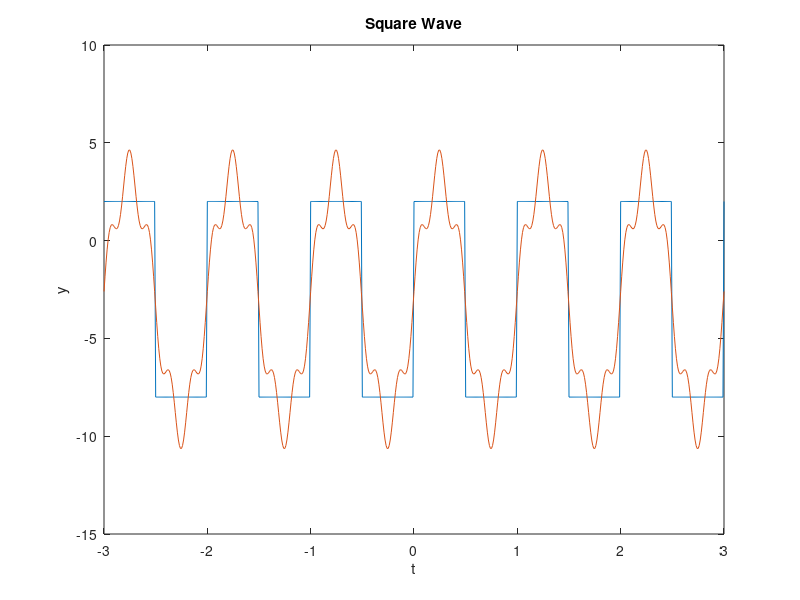

Recreate this plot in MATLAB.
clear;
f=1;
T=1/f;
tInterval=[-3:0.01:3];
amp=5;
dcBias=-3;
y=amp*square(2*pi*f*tInterval)+dcBias;
plot(tInterval,y)
hold on
title('Square Wave');
xlabel('t');
ylabel('y');

tInt = [0:0.01:T]; %interval of integration
y1=amp*square(2*pi*f*tInt)+dcBias;
a0 = (2/T)*trapz(tInt,y1)
sum=0;
% Harmonics to be included in the Fourier series
harmonics = [1, 5, 10, 20];
am = zeros(1, length(harmonics));
bm = zeros(1, length(harmonics));
for k=1:length(harmonics)
    am(k)=(2/T)*trapz(tInt,y1.*cos(harmonics(k)*2*pi*f*tInt));
    bm(k)=(2/T)*trapz(tInt,y1.*sin(harmonics(k)*2*pi*f*tInt));
    sum=sum+am(k)*cos(harmonics(k)*2*pi*f*tInterval)+bm(k)*sin(harmonics(k)*2*pi*f*tInterval);
end
s_t=a0/2+sum
plot(tInterval,s_t)
